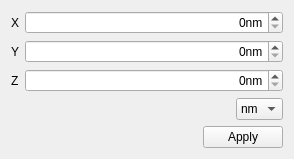
<?xml version="1.0" encoding="UTF-8"?>
<ui version="4.0">
 <class>SampleEditor</class>
 <widget class="QWidget" name="SampleEditor">
  <property name="geometry">
   <rect>
    <x>0</x>
    <y>0</y>
    <width>294</width>
    <height>150</height>
   </rect>
  </property>
  <property name="windowTitle">
   <string>Sample Editor</string>
  </property>
  <layout class="QVBoxLayout" name="verticalLayout">
   <item>
    <layout class="QHBoxLayout" name="xLayout">
     <item>
      <widget class="QLabel" name="m_xLabel">
       <property name="text">
        <string>X</string>
       </property>
      </widget>
     </item>
     <item>
      <widget class="QSpinBox" name="m_xSize">
       <property name="sizePolicy">
        <sizepolicy hsizetype="Expanding" vsizetype="Fixed">
         <horstretch>0</horstretch>
         <verstretch>0</verstretch>
        </sizepolicy>
       </property>
       <property name="layoutDirection">
        <enum>Qt::LeftToRight</enum>
       </property>
       <property name="alignment">
        <set>Qt::AlignRight|Qt::AlignTrailing|Qt::AlignVCenter</set>
       </property>
       <property name="suffix">
        <string>nm</string>
       </property>
       <property name="prefix">
        <string/>
       </property>
      </widget>
     </item>
    </layout>
   </item>
   <item>
    <layout class="QHBoxLayout" name="yLayout">
     <item>
      <widget class="QLabel" name="m_yLabel">
       <property name="text">
        <string>Y</string>
       </property>
      </widget>
     </item>
     <item>
      <widget class="QSpinBox" name="m_ySize">
       <property name="sizePolicy">
        <sizepolicy hsizetype="Expanding" vsizetype="Fixed">
         <horstretch>0</horstretch>
         <verstretch>0</verstretch>
        </sizepolicy>
       </property>
       <property name="layoutDirection">
        <enum>Qt::LeftToRight</enum>
       </property>
       <property name="alignment">
        <set>Qt::AlignRight|Qt::AlignTrailing|Qt::AlignVCenter</set>
       </property>
       <property name="suffix">
        <string>nm</string>
       </property>
      </widget>
     </item>
    </layout>
   </item>
   <item>
    <layout class="QHBoxLayout" name="zLayout">
     <item>
      <widget class="QLabel" name="m_zLabel">
       <property name="text">
        <string>Z</string>
       </property>
      </widget>
     </item>
     <item>
      <widget class="QSpinBox" name="m_zSize">
       <property name="sizePolicy">
        <sizepolicy hsizetype="Expanding" vsizetype="Fixed">
         <horstretch>0</horstretch>
         <verstretch>0</verstretch>
        </sizepolicy>
       </property>
       <property name="layoutDirection">
        <enum>Qt::LeftToRight</enum>
       </property>
       <property name="alignment">
        <set>Qt::AlignRight|Qt::AlignTrailing|Qt::AlignVCenter</set>
       </property>
       <property name="suffix">
        <string>nm</string>
       </property>
      </widget>
     </item>
    </layout>
   </item>
   <item>
    <layout class="QHBoxLayout" name="horizontalLayout">
     <item>
      <spacer name="horizontalSpacer">
       <property name="orientation">
        <enum>Qt::Horizontal</enum>
       </property>
       <property name="sizeHint" stdset="0">
        <size>
         <width>40</width>
         <height>20</height>
        </size>
       </property>
      </spacer>
     </item>
     <item>
      <widget class="QComboBox" name="m_unit">
       <item>
        <property name="text">
         <string>nm</string>
        </property>
       </item>
       <item>
        <property name="text">
         <string>um</string>
        </property>
       </item>
      </widget>
     </item>
    </layout>
   </item>
   <item>
    <spacer name="verticalSpacer_2">
     <property name="orientation">
      <enum>Qt::Vertical</enum>
     </property>
     <property name="sizeHint" stdset="0">
      <size>
       <width>20</width>
       <height>40</height>
      </size>
     </property>
    </spacer>
   </item>
   <item>
    <layout class="QHBoxLayout" name="horizontalLayout_2">
     <item>
      <spacer name="horizontalSpacer_2">
       <property name="orientation">
        <enum>Qt::Horizontal</enum>
       </property>
       <property name="sizeHint" stdset="0">
        <size>
         <width>40</width>
         <height>20</height>
        </size>
       </property>
      </spacer>
     </item>
     <item>
      <widget class="QPushButton" name="pushButton">
       <property name="text">
        <string>Apply</string>
       </property>
      </widget>
     </item>
    </layout>
   </item>
  </layout>
 </widget>
 <resources/>
 <connections/>
</ui>
